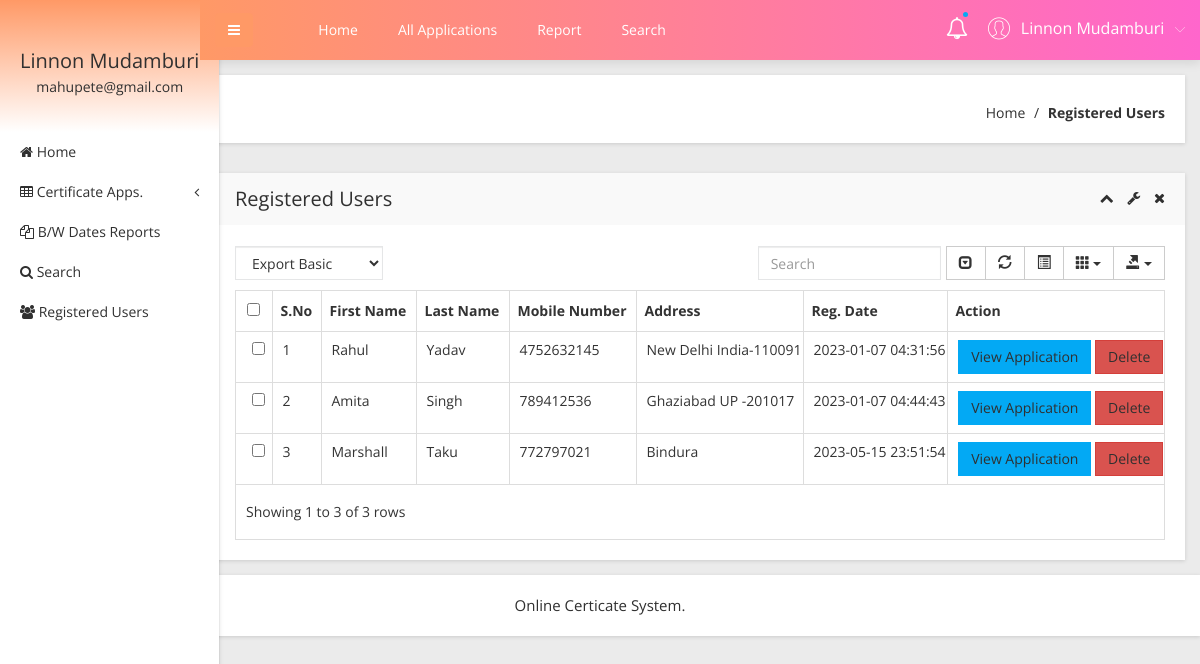
Page /obcs/admin/registered-users.php (signed in) on the committed database.
### tables this page shows
CREATE TABLE `tbluser` (
  `ID` int(10) NOT NULL,
  `FirstName` varchar(200) DEFAULT NULL,
  `LastName` varchar(200) DEFAULT NULL,
  `MobileNumber` bigint(10) DEFAULT NULL,
  `Address` mediumtext,
  `Password` varchar(200) NOT NULL,
  `RegDate` timestamp NULL DEFAULT CURRENT_TIMESTAMP
);

### obcs/admin/registered-users.php (the view, shortened to what this page needs)
<?php
include('includes/dbconnection.php');
if (strlen($_SESSION['obcsaid']==0)) {
  header('location:logout.php');
  } else{
  ?>
<!doctype html>
<html class="no-js" lang="en">
<head>
    <link rel="stylesheet" href="css/bootstrap.min.css">
    <link rel="stylesheet" href="css/font-awesome.min.css">
    <link rel="stylesheet" href="css/adminpro-custon-icon.css">
    <link rel="stylesheet" href="css/meanmenu.min.css">
    <link rel="stylesheet" href="css/jquery.mCustomScrollbar.min.css">
    <link rel="stylesheet" href="css/animate.css">
    <link rel="stylesheet" href="css/data-table/bootstrap-table.css">
    <link rel="stylesheet" href="css/data-table/bootstrap-editable.css">
    <link rel="stylesheet" href="css/normalize.css">
    <link rel="stylesheet" href="css/c3.min.css">
    <link rel="stylesheet" href="style.css">
    <link rel="stylesheet" href="css/responsive.css">
</head>
<body class="materialdesign">
    <div class="wrapper-pro">
      <?php include_once('includes/sidebar.php');?>
        <?php include_once('includes/header.php');?>
            <div class="breadcome-area mg-b-30 small-dn">
                <div class="container-fluid">
                    <div class="row">
                        <div class="col-lg-12">
                            <div class="breadcome-list shadow-reset">
                                <div class="row">
                                    <div class="col-lg-12">
                                        <ul class="breadcome-menu">
                                            <li><a href="dashboard.php">Home</a> <span class="bread-slash">/</span>
                                            </li>
                                            <li><span class="bread-blod">Registered Users</span>
                                            </li>
                                        </ul>
                                    </div>
                                </div>
                            </div>
                        </div>
                    </div>
                </div>
            </div>
            <div class="data-table-area mg-b-15">
                <div class="container-fluid">
                    <div class="row">
                        <div class="col-lg-12">
                            <div class="sparkline13-list shadow-reset">
                                <div class="sparkline13-hd">
                                    <div class="main-sparkline13-hd">
                                        <h1>Registered Users</h1>
                                        <div class="sparkline13-outline-icon">
                                            <span class="sparkline13-collapse-link"><i class="fa fa-chevron-up"></i></span>
                                            <span><i class="fa fa-wrench"></i></span>
                                            <span class="sparkline13-collapse-close"><i class="fa fa-times"></i></span>
                                        </div>
                                    </div>
                                </div>
                                <div class="sparkline13-graph">
                                    <div class="datatable-dashv1-list custom-datatable-overright">
                                        <div id="toolbar">
                                            <select class="form-control">
                                                <option value="">Export Basic</option>
                                            </select>
                                        </div>
                                        <table id="table" data-toggle="table" data-pagination="true" data-search="true" data-show-columns="true" data-show-pagination-switch="true" data-show-refresh="true" data-key-events="true" data-show-toggle="true" data-resizable="true" data-cookie="true" data-cookie-id-table="saveId" data-show-export="true" data-click-to-select="true" data-toolbar="#toolbar">
                                            <thead>
                                                <tr>
                                                    <th>S.No</th>
                                                    <th>First Name</th>
                                                    <th>Last Name</th>
                                                    <th >Mobile Number</th>
                                                    <th>Address</th>
                                                    <th>Reg. Date</th>
                                                    <th data-field="action">Action</th>
                                                </tr>
                                            </thead>
                                            <tbody>
                                              <?php
$sql="SELECT * from tbluser";
$query = $dbh -> prepare($sql);
$query->execute();
$results=$query->fetchAll(PDO::FETCH_OBJ);
$cnt=1;
if($query->rowCount() > 0)
{
foreach($results as $row)
{               ?>
                                                <tr>
                                                    <td><?php echo htmlentities($cnt);?></td>
                                                    <td><?php  echo htmlentities($row->FirstName);?></td>
                                                    <td><?php  echo htmlentities($row->LastName);?></td>
                                                   <td><?php  echo htmlentities($row->MobileNumber);?></td>
                                                    <td><?php  echo htmlentities($row->Address);?></td>
                <td><?php  echo htmlentities($row->RegDate);?>
                  </td>
                                                    <td class="datatable-ct"><a href="users-applications.php?userid=<?php echo htmlentities ($row->ID);?>&&fname=<?php  echo htmlentities($row->FirstName);?>" class="btn btn-primary" target="_blank">View Application</a>
<a href="registered-users.php?del=<?php echo htmlentities($row->ID);?>" onclick="return confirm('Do you really want to delete?');" class="btn btn-danger">Delete</a>
                                                    </td>
                                                </tr>
                                             <?php $cnt=$cnt+1;}} ?>
                                            </tbody>
                                        </table>
                                    </div>
                                </div>
                            </div>
                        </div>
                    </div>
                </div>
            </div>
        </div>
    </div>
  <?php include_once('includes/footer.php');?>
</body>
</html><?php }  ?>

### obcs/admin/includes/sidebar.php (shortened to what this page needs)
     <?php
include('includes/dbconnection.php');
if (strlen($_SESSION['obcsaid']==0)) {
  header('location:logout.php');
  } else{
  ?>
  <div class="left-sidebar-pro">
            <nav id="sidebar">
                <div class="sidebar-header">
                    <?php
$aid=$_SESSION['obcsaid'];
$sql="SELECT AdminName,Email from  tbladmin where ID=:aid";
$query = $dbh -> prepare($sql);
$query->bindParam(':aid',$aid,PDO::PARAM_STR);
$query->execute();
$results=$query->fetchAll(PDO::FETCH_OBJ);
$cnt=1;
if($query->rowCount() > 0)
{
foreach($results as $row)
{               ?>
                    <h3> <?php  echo $row->AdminName;?></h3>
                    <p> <?php  echo $row->Email;?></p>
                  <?php $cnt=$cnt+1;}} ?>
                </div>
                <div class="left-custom-menu-adp-wrap">
                    <ul class="nav navbar-nav left-sidebar-menu-pro">
                        <li class="nav-item">
                            <a href="dashboard.php" role="button" aria-expanded="false"><i class="fa big-icon fa-home"></i> <span class="mini-dn">Home</span> </a>
                        </li>
                        <li class="nav-item"><a href="#" data-toggle="dropdown" role="button" aria-expanded="false" class="nav-link dropdown-toggle"><i class="fa big-icon fa-table"></i> <span class="mini-dn">Certificate Apps.</span> <span class="indicator-right-menu mini-dn"><i class="fa indicator-mn fa-angle-left"></i></span></a>
                        </li>
                        <li class="nav-item">
                            <a href="between-dates-report.php" role="button" aria-expanded="false"><i class="fa big-icon fa-files-o"></i> <span class="mini-dn">B/W Dates Reports</span> </a>
                        </li>
                        <li class="nav-item">
                            <a href="search.php" role="button" aria-expanded="false"><i class="fa fa-search"></i> <span class="mini-dn">Search</span> </a>
                        </li>
                             <li class="nav-item">
                            <a href="  registered-users.php" role="button" aria-expanded="false"><i class="fa fa-users"></i> <span class="mini-dn">Registered Users</span> </a>
                        </li>
                    </ul>
                </div>
            </nav>
        </div>
        <?php }  ?>

### obcs/admin/includes/header.php (shortened to what this page needs)
      <?php
include('includes/dbconnection.php');
if (strlen($_SESSION['obcsaid']==0)) {
  header('location:logout.php');
  } else{
  ?>
 <div class="content-inner-all">
            <div class="header-top-area">
                <div class="fixed-header-top">
                    <div class="container-fluid">
                        <div class="row">
                            <div class="col-lg-1 col-md-6 col-sm-6 col-xs-12">
                                <button type="button" id="sidebarCollapse" class="btn bar-button-pro header-drl-controller-btn btn-info navbar-btn">
                                    <i class="fa fa-bars"></i>
                                </button>
                            </div>
                            <div class="col-lg-6 col-md-1 col-sm-1 col-xs-12">
                                <div class="header-top-menu tabl-d-n">
                                    <ul class="nav navbar-nav mai-top-nav">
                                        <li class="nav-item"><a href="dashboard.php" class="nav-link">Home</a>
                                        </li>
                                        <li class="nav-item"><a href="all-applications.php" class="nav-link">All Applications</a>
                                        </li>
                                        <li class="nav-item"><a href="between-dates-report.php" class="nav-link">Report</a>
                                        </li>
                                        <li class="nav-item"><a href="search.php" class="nav-link">Search</a>
                                        </li>
                                    </ul>
                                </div>
                            </div>
                            <div class="col-lg-5 col-md-5 col-sm-6 col-xs-12">
                                <div class="header-right-info">
                                    <ul class="nav navbar-nav mai-top-nav header-right-menu">
                                        <li class="nav-item"><a href="new-birth-application.php" data-toggle="dropdown" role="button" aria-expanded="false" class="nav-link dropdown-toggle"><i class="fa fa-bell-o" aria-hidden="true"></i><span class="indicator-nt"></span></a>
                                        </li>
                                        <li class="nav-item">
                                            <a href="#" data-toggle="dropdown" role="button" aria-expanded="false" class="nav-link dropdown-toggle">
                                                <?php
$aid=$_SESSION['obcsaid'];
$sql="SELECT AdminName,Email from  tbladmin where ID=:aid";
$query = $dbh -> prepare($sql);
$query->bindParam(':aid',$aid,PDO::PARAM_STR);
$query->execute();
$results=$query->fetchAll(PDO::FETCH_OBJ);
$cnt=1;
if($query->rowCount() > 0)
{
foreach($results as $row)
{               ?>
                                                <span class="adminpro-icon adminpro-user-rounded header-riht-inf"></span>
                                                <span class="admin-name"><?php  echo $row->AdminName;?></span>
                                                <span class="author-project-icon adminpro-icon adminpro-down-arrow"></span><?php $cnt=$cnt+1;}} ?>
                                            </a>
                                        </li>
                                    </ul>
                                </div>
                            </div>
                        </div>
                    </div>
                </div>
            </div><?php }  ?>

### rows in the picture
tbluser: FirstName "Rahul", LastName "Yadav", MobileNumber "4752632145", Address "New Delhi India-110091", RegDate "2023-01-07 04:31:56"
tbluser: FirstName "Amita", LastName "Singh", MobileNumber "789412536", Address "Ghaziabad UP -201017", RegDate "2023-01-07 04:44:43"
tbluser: FirstName "Marshall", LastName "Taku", MobileNumber "772797021", Address "Bindura", RegDate "2023-05-15 23:51:54"

### other values in the picture
$row->AdminName "Linnon Mudamburi"
$row->Email "mahupete@gmail.com"
